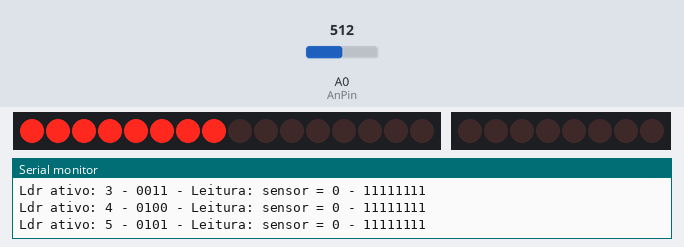
The sketch below on a simulated Arduino Uno, built with avr-gcc and run on an emulated ATmega328P. Shown: 16 shift-register outputs drawn as a row of LEDs (first output left, lit = HIGH), 8 shift-register outputs drawn as a row of LEDs (first output left, lit = HIGH), the last lines printed to the serial monitor. Wiring (inferred from the names in the program): 2 × shift register (74HC595): data pin 3; shift clock pin 4; latch pin 2; shift register (74HC595): data pin 6; shift clock pin 8; latch pin 5. Wiring (inferred from the signals the program sends): 2 × row of LEDs: on Q0, Q1, Q2, Q3, Q4, Q5, Q6, Q7, Q8, Q9, Q10, Q11, Q12, Q13, Q14, Q15 / on Q0, Q1, Q2, Q3, Q4, Q5, Q6, Q7. The test bench sets the inputs (shaded band); at power-on: A0 (AnPin) = 512.

Above: at 1.2 s.
1.3 s: A0 (AnPin) set to 1014
At 2.6 s:
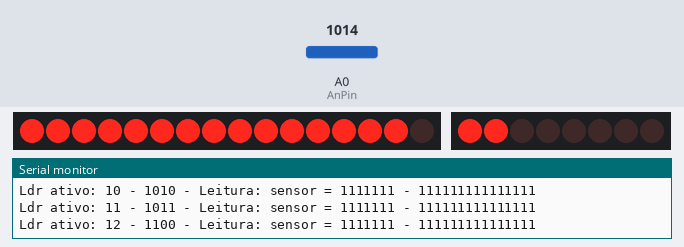
2.9 s: A0 (AnPin) set to 1023
At 4.2 s:
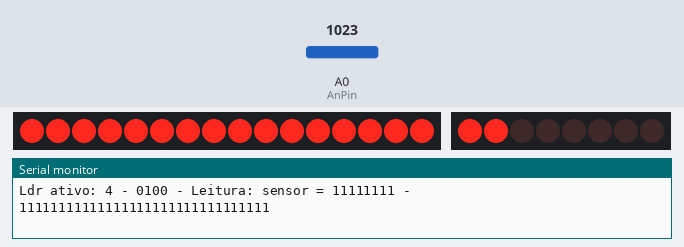
4.5 s: A0 (AnPin) set to 900
At 5.6 s:
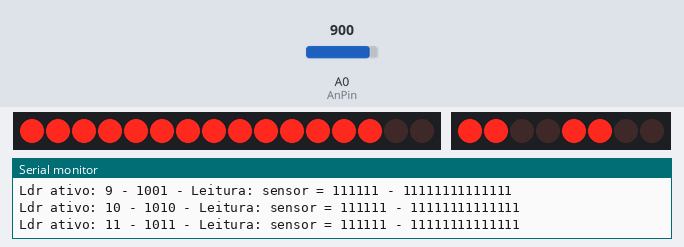
6.0 s: A0 (AnPin) set to 716
At 6.9 s:
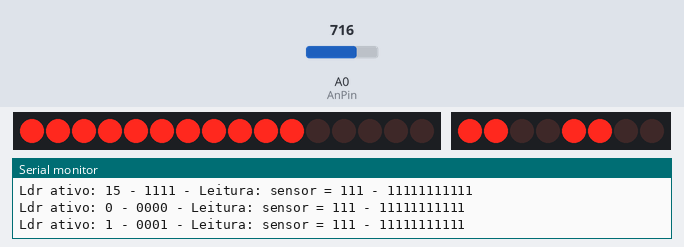
7.6 s: A0 (AnPin) set to 511
At 8.4 s:
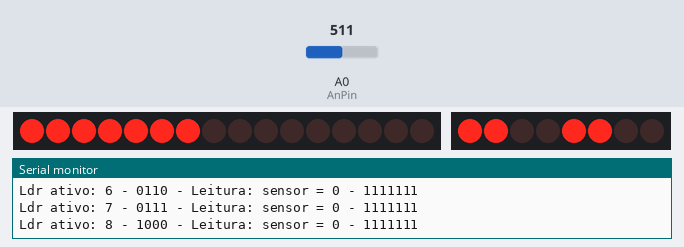
9.1 s: A0 (AnPin) set to 306
At 10.1 s:
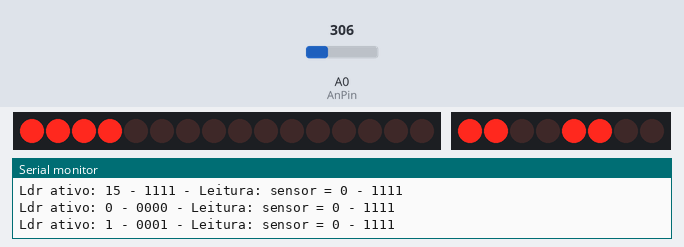
Timing chart, 0 to 11.7 s (numbered marks = the images above; inputs shaded):
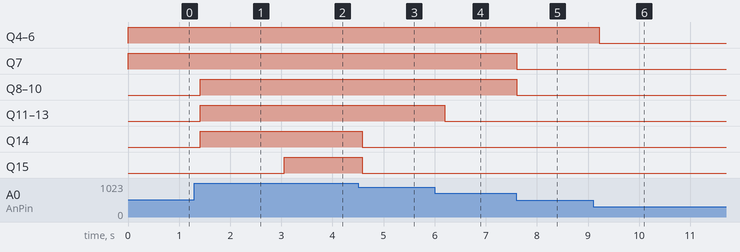

Measured:
- the behaviour switches between 1022 and 1023 on A0 (AnPin) (found by bisection; images 1 and 2)
- after the input at 2.9 s, Q15: LOW → HIGH after 0.15 s
- after the input at 6.0 s, Q11–13: HIGH → LOW after 0.20 s
- after the input at 7.6 s, Q7–10: HIGH → LOW at once
- after the input at 9.1 s, Q4–6: HIGH → LOW after 0.12 s

The sketch:

_CONJUNTO_MUX_SHIFT_R_01.ino
```cpp
/*
Desenvolvido por Alexandre Aravecchia
aravecchia@gmail.com
www.aravecchia.weebly.com
*/

#include <Arduino.h>

int LATCH = 2;
int DATA = 3;
int CLOCK = 4;

//Mux control pins
int s0 = 5;
int s1 = 6;
int s2 = 7;
int s3 = 8;

// Declara o pino de leitura analogica
int AnPin = A0;

// Um led para conferir o fim do processo
int led;
int ldr;

// O delay entre uma leitura e outra
int T=100;

int matriz[16][4] = {
  {
    0,0,0,0                      }
  ,
  {
    0,0,0,1                      }
  ,
  {
    0,0,1,0                      }
  ,
  {
    0,0,1,1                      }
  ,
  {
    0,1,0,0                      }
  ,
  {
    0,1,0,1                      }
  ,
  {
    0,1,1,0                      }
  ,
  {
    0,1,1,1                      }
  ,
  {
    1,0,0,0                      }
  ,
  {
    1,0,0,1                      }
  ,
  {
    1,0,1,0                      }
  ,
  {
    1,0,1,1                      }
  ,
  {
    1,1,0,0                      }
  ,
  {
    1,1,0,1                      }
  ,
  {
    1,1,1,0                      }
  ,
  {
    1,1,1,1                      }
  ,
};


void setup()
{
  // Inicia a comunicacao serial
  Serial.begin(9600);

  // Define os modos de cada pino como entrada ou saida
  pinMode(LATCH, OUTPUT);
  pinMode(CLOCK, OUTPUT);
  pinMode(DATA, OUTPUT);

  pinMode(AnPin, INPUT);

  pinMode(s0, OUTPUT);
  pinMode(s1, OUTPUT);
  pinMode(s2, OUTPUT);
  pinMode(s3, OUTPUT);

  digitalWrite(s0, LOW);
  digitalWrite(s1, LOW);
  digitalWrite(s2, LOW);
  digitalWrite(s3, LOW);
}

void loop()
{
  int x= 0xb0000000000000001;
  for(int i = 0; i<16; i++)
  {
    seletor(matriz[i]);
    leitura(i);

    //----->>>>>>leitura do sensor aqui
    int sensor = map(analogRead(AnPin), 0, 1023, 0,16);

    digitalWrite(LATCH, LOW);


    if (sensor==0)
    {
      // Envia 2 Bytes para o DATA, um para cada HC-595, desligando todos os LEDs.
      shiftOut(DATA, CLOCK, MSBFIRST, 0);
      shiftOut(DATA, CLOCK, MSBFIRST, 0);
    }

    else
    {
      // Como estamos usando MSBFIRST, mandamos o primeiro Byte para o ultimo CI:
      shiftOut(DATA, CLOCK, MSBFIRST, (x<<(sensor-8))-1);

      // E o ultimo Byte para o mestre:
      shiftOut(DATA, CLOCK, MSBFIRST, (x<<sensor)-1);
    }
    // Levanta o muro LATCH, fecha a transmissao (represam os bits)
    digitalWrite(LATCH, HIGH);

    // Escreve na serial o resultado e confere o codigo:
    Serial.print("sensor = ");
    Serial.print(((x<<sensor-8)-1), BIN);
    Serial.print(" - ");
    Serial.println(((x<<sensor)-1), BIN);


    digitalWrite(led, HIGH);   // turn the LED on (HIGH is the voltage level)
    delay(T);               // wait for a second
    digitalWrite(led, LOW);    // turn the LED off by making the voltage LOW
    delay(T);               // wait for a second
  }
}

void seletor( int m[] )
{
  digitalWrite(s0, m[0]);
  digitalWrite(s1, m[1]);
  digitalWrite(s2, m[2]);
  digitalWrite(s3, m[3]);
}

void leitura(int ldr)
{
  Serial.print("Ldr ativo: ");
  Serial.print(ldr);
  Serial.print(" - ");
  Serial.print(matriz[ldr][0]);
  Serial.print(matriz[ldr][1]);
  Serial.print(matriz[ldr][2]);
  Serial.print(matriz[ldr][3]);
  Serial.print(" - Leitura: ");
}
```
